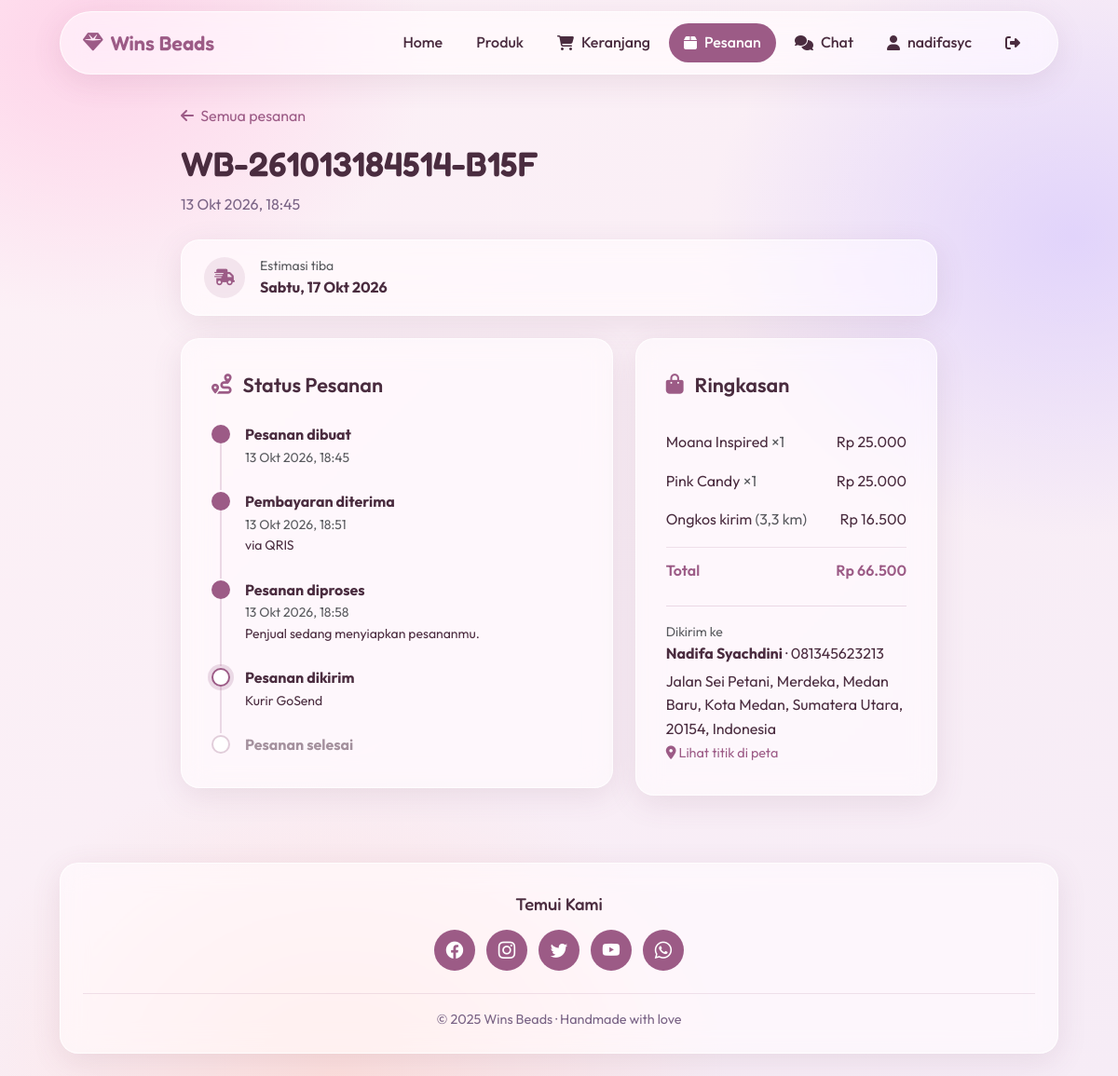
Screenshot of /pesanan-detail.php?order=WB-261013184514-B15F (signed in) with the database file from the repository.
### tables this page shows
CREATE TABLE `pesanan` (
  `id` int(11) NOT NULL,
  `user_id` int(11) DEFAULT NULL,
  `order_id` varchar(50) DEFAULT NULL,
  `nama` varchar(100) DEFAULT NULL,
  `alamat` text DEFAULT NULL,
  `telepon` varchar(20) DEFAULT NULL,
  `total` int(11) NOT NULL DEFAULT 0,
  `tanggal` datetime DEFAULT NULL,
  `status` enum('baru','diproses','dikirim','selesai','dibatalkan') NOT NULL DEFAULT 'baru',
  `status_bayar` enum('pending','paid','failed','expired') NOT NULL DEFAULT 'pending',
  `payment_type` varchar(50) DEFAULT NULL,
  `snap_token` varchar(100) DEFAULT NULL,
  `kurir` varchar(30) DEFAULT NULL,
  `no_resi` varchar(50) DEFAULT NULL,
  `estimasi_tiba` date DEFAULT NULL,
  `dibayar_at` datetime DEFAULT NULL,
  `diproses_at` datetime DEFAULT NULL,
  `dikirim_at` datetime DEFAULT NULL,
  `selesai_at` datetime DEFAULT NULL,
  `ongkir` int(11) NOT NULL DEFAULT 0,
  `jarak_km` decimal(6,1) DEFAULT NULL,
  `lat` decimal(9,6) DEFAULT NULL,
  `lng` decimal(9,6) DEFAULT NULL
);

CREATE TABLE `pesanan_detail` (
  `id` int(11) NOT NULL,
  `pesanan_id` int(11) DEFAULT NULL,
  `produk_id` int(11) DEFAULT NULL,
  `jumlah` int(11) DEFAULT NULL,
  `harga` int(11) DEFAULT NULL
);

CREATE TABLE `produk` (
  `id` int(11) NOT NULL,
  `kategori_id` int(11) DEFAULT NULL,
  `nama` varchar(255) DEFAULT NULL,
  `harga` double DEFAULT NULL,
  `foto` varchar(255) DEFAULT NULL,
  `detail` text DEFAULT NULL,
  `ketersediaan_stok` enum('habis','tersedia') DEFAULT 'tersedia'
);

### config/pesanan.php (called while the page is built, shortened)
<?php
function label_metode(?string $tipe): string
{
    $peta = [
        'bank_transfer' => 'Transfer Bank', 'echannel' => 'Mandiri Bill', 'qris' => 'QRIS',
        'gopay' => 'GoPay', 'shopeepay' => 'ShopeePay', 'credit_card' => 'Kartu Kredit',
        'cstore' => 'Minimarket', 'akulaku' => 'Akulaku', 'kredivo' => 'Kredivo',
    ];
    return $tipe ? ($peta[$tipe] ?? ucwords(str_replace('_', ' ', $tipe))) : '';
}
function tgl_id(?string $waktu, bool $denganJam = true): string
{
    $t = strtotime($waktu);
    $bulan = ['', 'Jan', 'Feb', 'Mar', 'Apr', 'Mei', 'Jun', 'Jul', 'Agu', 'Sep', 'Okt', 'Nov', 'Des'];
    $teks  = date('j', $t) . ' ' . $bulan[(int) date('n', $t)] . ' ' . date('Y', $t);
    return $denganJam ? $teks . ', ' . date('H:i', $t) : $teks;
}
function tgl_hari_id(?string $tanggal): string
{
    $hari = ['Minggu', 'Senin', 'Selasa', 'Rabu', 'Kamis', 'Jumat', 'Sabtu'];
    return $hari[(int) date('w', strtotime($tanggal))] . ', ' . tgl_id($tanggal, false);
}
function db_rows(mysqli $con, string $sql, string $tipe = '', array $param = []): array
{
    $stmt = $con->prepare($sql);
    if ($tipe !== '') {
        $stmt->bind_param($tipe, ...$param);
    }
    $stmt->execute();
    $hasil = $stmt->get_result();
    $baris = [];
    while ($r = $hasil->fetch_assoc()) {
        $baris[] = $r;
    }
    return $baris;
}
function ambil_item_pesanan(mysqli $con, array $idPesanan): array
{
    $idPesanan = array_values(array_unique(array_map('intval', $idPesanan)));
    $daftar = implode(',', $idPesanan);
    $rows = db_rows($con, "SELECT d.pesanan_id, d.jumlah, d.harga, pr.nama, pr.foto
                           FROM pesanan_detail d LEFT JOIN produk pr ON pr.id = d.produk_id
                           WHERE d.pesanan_id IN ($daftar) ORDER BY d.id");
    $hasil = [];
    foreach ($rows as $r) {
        $hasil[(int) $r['pesanan_id']][] = $r;
    }
    return $hasil;
}
function total_pesanan(array $pesanan, array $items): int
{
    if ((int) $pesanan['total'] > 0) {
        return (int) $pesanan['total'];
    }
    $sum = 0;
    return $sum;
}

### config/security.php (called while the page is built, shortened)
<?php
function e($teks): string
{
    return htmlspecialchars((string) $teks, ENT_QUOTES | ENT_SUBSTITUTE, 'UTF-8');
}

### pesanan-detail.php (the view, shortened to what this page needs)
<?php
require "config/init.php";
require "config/pesanan.php";
$orderId = $_GET['order'] ?? '';
$hasil = db_rows($con, "SELECT * FROM pesanan WHERE order_id = ? AND user_id = ?", "si", [$orderId, (int) $_SESSION['user']['id']]);
$p = $hasil[0];
$items = ambil_item_pesanan($con, [$p['id']])[(int) $p['id']] ?? [];
$rank = ['baru' => 0, 'diproses' => 1, 'dikirim' => 2, 'selesai' => 3][$p['status']] ?? 0;
$batal = $p['status'] === 'dibatalkan';
$bayar = $p['status_bayar'];
$langkah = [];
$langkah[] = ['judul' => 'Pesanan dibuat', 'waktu' => $p['tanggal'], 'state' => 'done', 'ket' => ''];
if ($bayar === 'paid') {
    $langkah[] = ['judul' => 'Pembayaran diterima', 'waktu' => $p['dibayar_at'], 'state' => 'done', 'ket' => $p['payment_type'] ? 'via ' . label_metode($p['payment_type']) : ''];
} elseif ($bayar === 'pending') {
    $langkah[] = ['judul' => 'Menunggu pembayaran', 'waktu' => null, 'state' => 'current', 'ket' => 'Selesaikan pembayaran agar pesanan diproses.'];
} else {
    $langkah[] = ['judul' => $bayar === 'expired' ? 'Pembayaran kedaluwarsa' : 'Pembayaran gagal', 'waktu' => null, 'state' => 'error', 'ket' => ''];
}
$sudahBayar = $bayar === 'paid' && !$batal;
$tahap = [
    ['Pesanan diproses', 1, $p['diproses_at'], 'Penjual sedang menyiapkan pesananmu.'],
    ['Pesanan dikirim',  2, $p['dikirim_at'],  ''],
    ['Pesanan selesai',  3, $p['selesai_at'],  ''],
];
$sudahAdaCurrent = false;
foreach ($tahap as [$judul, $butuhRank, $waktu, $ket]) {
    if (!$sudahBayar) {
        $state = 'todo';
    } elseif ($rank >= $butuhRank) {
        $state = 'done';
    } elseif (!$sudahAdaCurrent) {
        $state = 'current';
        $sudahAdaCurrent = true;
    } else {
        $state = 'todo';
    }
    if ($butuhRank === 2) {
        $ket = trim(($p['kurir'] ? 'Kurir ' . $p['kurir'] : '') . ($p['no_resi'] ? ' · Resi ' . $p['no_resi'] : ''), ' ·');
    }
    $langkah[] = ['judul' => $judul, 'waktu' => ($state === 'done' ? $waktu : null), 'state' => $state, 'ket' => ($state === 'todo' ? '' : $ket)];
}
?>
<!DOCTYPE html>
<html lang="id">
<head>
  <?php require "head.php"; ?>
</head>
<body>
  <?php require "navbar.php"; ?>
  <main>
    <div class="container" style="max-width: 860px;">
      <div class="page-head">
        <a href="pesanan-saya.php" class="text-decoration-none"><i class="fas fa-arrow-left me-1"></i> Semua pesanan</a>
        <h1 class="mt-3"><?= e($p['order_id']); ?></h1>
        <p><?= e(tgl_id($p['tanggal'])); ?></p>
      </div>
      <?php if (!$batal && $p['estimasi_tiba'] && in_array($p['status'], ['diproses', 'dikirim'], true)): ?>
        <div class="glass-card eta-banner">
          <i class="fas fa-truck-fast"></i>
          <div>
            <div class="small text-muted">Estimasi tiba</div>
            <strong><?= e(tgl_hari_id($p['estimasi_tiba'])); ?></strong>
          </div>
        </div>
      <?php endif; ?>
      <div class="row g-4">
        <div class="col-lg-7">
          <div class="glass-card panel">
            <div class="panel-title"><i class="fas fa-route"></i> Status Pesanan</div>
            <ol class="timeline">
              <?php foreach ($langkah as $l): ?>
                <li class="tl-<?= e($l['state']); ?>">
                  <span class="tl-dot"></span>
                  <div class="tl-body">
                    <strong><?= e($l['judul']); ?></strong>
                    <?php if ($l['waktu']): ?><div class="small text-muted"><?= e(tgl_id($l['waktu'])); ?></div><?php endif; ?>
                    <?php if ($l['ket']): ?><div class="small"><?= e($l['ket']); ?></div><?php endif; ?>
                  </div>
                </li>
              <?php endforeach; ?>
            </ol>
          </div>
        </div>
        <div class="col-lg-5">
          <div class="glass-card panel">
            <div class="panel-title"><i class="fas fa-bag-shopping"></i> Ringkasan</div>
            <?php foreach ($items as $it): ?>
              <div class="sum-line">
                <span><?= e($it['nama'] ?? 'Produk'); ?> <span class="text-muted">×<?= (int) $it['jumlah']; ?></span></span>
                <span>Rp <?= number_format((int) $it['harga'] * (int) $it['jumlah'], 0, ',', '.'); ?></span>
              </div>
            <?php endforeach; ?>
            <?php if ((int) ($p['ongkir'] ?? 0) > 0): ?>
              <div class="sum-line">
                <span>Ongkos kirim <span class="text-muted">(<?= e(number_format((float) $p['jarak_km'], 1, ',', '.')); ?> km)</span></span>
                <span>Rp <?= number_format((int) $p['ongkir'], 0, ',', '.'); ?></span>
              </div>
            <?php endif; ?>
            <div class="sum-line sum-total">
              <span>Total</span>
              <span>Rp <?= number_format(total_pesanan($p, $items), 0, ',', '.'); ?></span>
            </div>
            <hr>
            <div class="small text-muted">Dikirim ke</div>
            <div><strong><?= e($p['nama']); ?></strong> · <?= e($p['telepon']); ?></div>
            <div class="mt-1"><?= nl2br(e($p['alamat'])); ?></div>
            <?php if ($p['lat'] !== null && $p['lng'] !== null): ?>
              <a class="link-peta" target="_blank" rel="noopener" href="https://www.openstreetmap.org/?mlat=<?= e($p['lat']); ?>&amp;mlon=<?= e($p['lng']); ?>#map=16/<?= e($p['lat']); ?>/<?= e($p['lng']); ?>"><i class="fas fa-location-dot"></i> Lihat titik di peta</a>
            <?php endif; ?>
          </div>
        </div>
      </div>
    </div>
  </main>
  <?php require "footer.php"; ?>
</body>
</html>

### assets/css/style.css (style rules this page uses)
:root { --primary: #9c5b86; --primary-hover: #7d4264; --primary-soft: rgba(156, 91, 134, 0.12); --ink: #4a2c3f; --ink-muted: #7a6486; --white: #fff; --glass-bg: rgba(255, 255, 255, 0.55); --glass-bg-strong: rgba(255, 255, 255, 0.72); --glass-border: rgba(255, 255, 255, 0.75); --glass-blur: blur(14px) saturate(140%); --glass-shadow: 0 8px 32px rgba(120, 70, 110, 0.12); --glass-shadow-hover: 0 14px 36px rgba(120, 70, 110, 0.2); --font-heading: 'Fredoka', sans-serif; --font-body: 'Outfit', sans-serif; --space-1: 4px; --space-2: 8px; --space-3: 12px; --space-4: 16px; --space-5: 24px; --space-6: 32px; --space-7: 48px; --space-8: 72px; --radius-sm: 12px; --radius-md: 20px; --radius-pill: 999px; --container: 1120px; }
*, *::before, *::after { box-sizing: border-box; }
html { scroll-behavior: smooth; }
body { font-family: var(--font-body); color: var(--ink); line-height: 1.6; min-height: 100vh; display: flex; flex-direction: column; background: radial-gradient(520px 420px at 8% 4%, rgba(255, 196, 226, 0.65), transparent 70%), radial-gradient(560px 460px at 96% 22%, rgba(206, 190, 255, 0.55), transparent 70%), radial-gradient(600px 480px at 30% 100%, rgba(255, 214, 205, 0.6), transparent 70%), linear-gradient(135deg, #fdf1f6, #f6ecf6); background-attachment: fixed; }
main { flex: 1 0 auto; }
h1, h2, h3, h4, h5 { font-family: var(--font-heading); color: var(--ink); line-height: 1.25; margin: 0; }
a { color: var(--primary); text-decoration: none; }
.container { max-width: var(--container); padding-inline: var(--space-5); }
.glass-card { background: var(--glass-bg); -webkit-backdrop-filter: var(--glass-blur); backdrop-filter: var(--glass-blur); border: 1px solid var(--glass-border); border-radius: var(--radius-md); box-shadow: var(--glass-shadow); }
.page-head { padding-block: var(--space-6) var(--space-5); }
.page-head h1 { font-size: clamp(1.8rem, 1.4rem + 1.4vw, 2.3rem); font-weight: 600; }
.page-head p { margin: var(--space-2) 0 0; color: var(--ink-muted); }
.panel { padding: var(--space-6); }
.panel-title { display: flex; align-items: center; gap: var(--space-3); margin-bottom: var(--space-5); font-size: 1.35rem; font-weight: 600; }
.panel-title i { color: var(--primary); }
.eta-banner { display: flex; align-items: center; gap: var(--space-4); padding: var(--space-4) var(--space-5); margin-bottom: var(--space-5); }
.eta-banner i { width: 44px; height: 44px; display: flex; align-items: center; justify-content: center; border-radius: 50%; background: var(--primary-soft); color: var(--primary); font-size: 1.1rem; }
.timeline { list-style: none; margin: 0; padding: 0; }
.timeline li { position: relative; display: flex; gap: var(--space-4); padding-bottom: var(--space-5); }
.timeline li:last-child { padding-bottom: 0; }
.timeline li:not(:last-child)::before { content: ""; position: absolute; left: 9px; top: 22px; bottom: 0; width: 2px; background: rgba(156, 91, 134, .2); }
.tl-dot { flex: none; width: 20px; height: 20px; margin-top: 2px; border-radius: 50%; background: #fff; border: 2px solid rgba(156, 91, 134, .3); }
.tl-done .tl-dot { background: var(--primary); border-color: var(--primary); }
.tl-done:not(:last-child)::before { background: var(--primary); }
.tl-current .tl-dot { border-color: var(--primary); box-shadow: 0 0 0 4px rgba(156, 91, 134, .2); }
.tl-todo .tl-body { opacity: .5; }
.sum-line { display: flex; justify-content: space-between; gap: var(--space-4); padding-block: var(--space-2); }
.sum-total { margin-top: var(--space-2); padding-top: var(--space-3); border-top: 1px solid rgba(156, 91, 134, .15); font-weight: 600; color: var(--primary); }
.panel hr { border-color: rgba(156, 91, 134, .2); opacity: 1; }
.link-peta { font-size: .9rem; }

### rows the page displays
pesanan: order "WB-261013184514-B15F", tanggal "13 Okt 2026, 18:45", estimasi_tiba "Sabtu, 17 Okt 2026", jarak_km "3,3", ongkir "16.500", total "66.500", nama "Nadifa Syachdini", telepon "081345623213", alamat "Jalan Sei Petani, Merdeka, Medan Baru, Kota Medan, Sumatera Utara, 20154, Indonesia"
pesanan_detail: produk.nama "Moana Inspired", jumlah "1", (int) $it['harga'] * (int) $it['jumlah'] "25.000"
pesanan_detail: produk.nama "Pink Candy", jumlah "1", (int) $it['harga'] * (int) $it['jumlah'] "25.000"

### other values shown
$_SESSION['user']['username'] "nadifasyc"
$l['judul'] "Pesanan dibuat"
tgl_id($l['waktu']) "13 Okt 2026, 18:45"
$l['judul'] "Pembayaran diterima"
tgl_id($l['waktu']) "13 Okt 2026, 18:51"
$l['ket'] "via QRIS"
$l['judul'] "Pesanan diproses"
tgl_id($l['waktu']) "13 Okt 2026, 18:58"
$l['ket'] "Penjual sedang menyiapkan pesananmu."
$l['judul'] "Pesanan dikirim"
$l['ket'] "Kurir GoSend"
$l['judul'] "Pesanan selesai"
